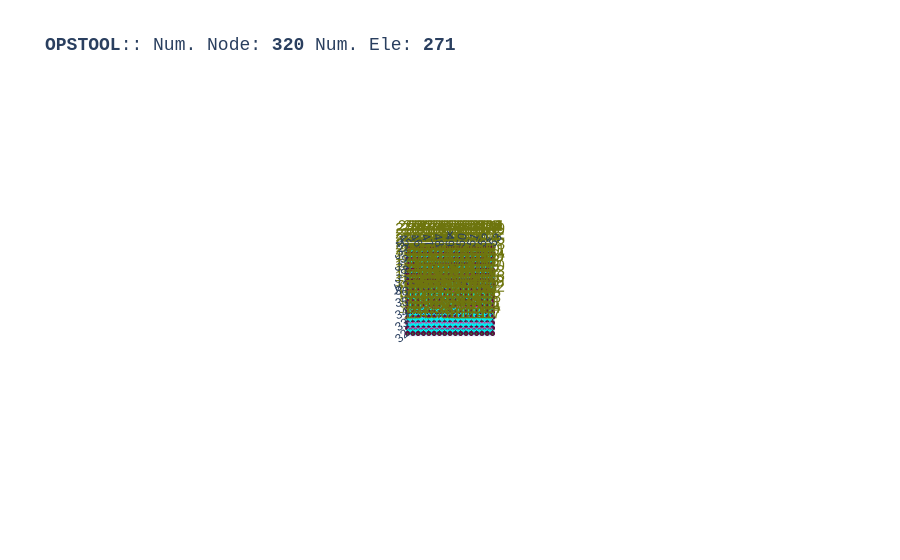

The notebook cell saved with this chart:
### Code cell
opst.vis.plotly.plot_model(show_node_numbering=True)

### Figure 1 — Plotly figure (JSON) as saved in the notebook; plotly's stock layout.template omitted (floating-point values rounded to 4 significant figures; data arrays with more than 128 entries replaced by an {"elided": "..."} marker saying what was removed)
{"data": [{"color": "#00FFFF", "hoverinfo": "skip", "i": {"elided": "512 int values"}, "j": {"elided": "512 int values"}, "k": {"elided": "512 int values"}, "name": "FourNodeQuad", "opacity": 1, "type": "mesh3d", "x": {"elided": "1024 float values"}, "y": {"elided": "1024 float values"}, "z": {"elided": "1024 float values"}}, {"connectgaps": false, "hoverinfo": "skip", "line": {"color": "black", "width": 1}, "mode": "lines", "name": "Edge", "type": "scatter3d", "x": {"elided": "1536 float values"}, "y": {"elided": "1536 float values"}, "z": {"elided": "1536 float values"}}, {"connectgaps": false, "hoverinfo": "skip", "line": {"color": "#0652ff", "width": 5}, "mode": "lines", "name": "DispBeamColumn2d", "type": "scatter3d", "x": [45.25, 45.75, NaN, 45.75, 46.25, NaN, 46.25, 46.75, NaN, 46.75, 47.25, NaN, 47.25, 47.75, NaN, 47.75, 48.25, NaN, 48.25, 48.75, NaN, 48.75, 49.25, NaN, 49.25, 49.75, NaN, 49.75, 50.25, NaN, 50.25, 50.75, NaN, 50.75, 51.25, NaN, 51.25, 51.75, NaN, 51.75, 52.25, NaN, 52.25, 52.75, NaN], "y": [40.25, 40.25, NaN, 40.25, 40.25, NaN, 40.25, 40.25, NaN, 40.25, 40.25, NaN, 40.25, 40.25, NaN, 40.25, 40.25, NaN, 40.25, 40.25, NaN, 40.25, 40.25, NaN, 40.25, 40.25, NaN, 40.25, 40.25, NaN, 40.25, 40.25, NaN, 40.25, 40.25, NaN, 40.25, 40.25, NaN, 40.25, 40.25, NaN, 40.25, 40.25, NaN], "z": [0.0, 0.0, NaN, 0.0, 0.0, NaN, 0.0, 0.0, NaN, 0.0, 0.0, NaN, 0.0, 0.0, NaN, 0.0, 0.0, NaN, 0.0, 0.0, NaN, 0.0, 0.0, NaN, 0.0, 0.0, NaN, 0.0, 0.0, NaN, 0.0, 0.0, NaN, 0.0, 0.0, NaN, 0.0, 0.0, NaN, 0.0, 0.0, NaN, 0.0, 0.0, NaN]}, {"customdata": {"elided": "256 str values"}, "hovertemplate": "%{customdata}", "marker": {"color": "#00FFFF", "size": 3, "symbol": "diamond-open"}, "mode": "markers", "name": "FourNodeQuad", "type": "scatter3d", "x": {"elided": "256 float values"}, "y": {"elided": "256 float values"}, "z": {"elided": "256 float values"}}, {"customdata": ["eleTag: 400<br>connectedNodes:<br> [290 291]", "eleTag: 401<br>connectedNodes:<br> [291 292]", "eleTag: 402<br>connectedNodes:<br> [292 293]", "eleTag: 403<br>connectedNodes:<br> [293 294]", "eleTag: 404<br>connectedNodes:<br> [294 295]", "eleTag: 405<br>connectedNodes:<br> [295 296]", "eleTag: 406<br>connectedNodes:<br> [296 297]", "eleTag: 407<br>connectedNodes:<br> [297 298]", "eleTag: 408<br>connectedNodes:<br> [298 299]", "eleTag: 409<br>connectedNodes:<br> [299 300]", "eleTag: 410<br>connectedNodes:<br> [300 301]", "eleTag: 411<br>connectedNodes:<br> [301 302]", "eleTag: 412<br>connectedNodes:<br> [302 303]", "eleTag: 413<br>connectedNodes:<br> [303 304]", "eleTag: 414<br>connectedNodes:<br> [304 305]"], "hovertemplate": "%{customdata}", "marker": {"color": "#0652ff", "size": 3, "symbol": "diamond-open"}, "mode": "markers", "name": "DispBeamColumn2d", "type": "scatter3d", "x": [45.5, 46.0, 46.5, 47.0, 47.5, 48.0, 48.5, 49.0, 49.5, 50.0, 50.5, 51.0, 51.5, 52.0, 52.5], "y": [40.25, 40.25, 40.25, 40.25, 40.25, 40.25, 40.25, 40.25, 40.25, 40.25, 40.25, 40.25, 40.25, 40.25, 40.25], "z": [0.0, 0.0, 0.0, 0.0, 0.0, 0.0, 0.0, 0.0, 0.0, 0.0, 0.0, 0.0, 0.0, 0.0, 0.0]}, {"customdata": {"elided": "320 str values"}, "hovertemplate": "x: %{x}<br>y: %{y}<br>z: %{z} <br>nodeTag: %{customdata}", "marker": {"color": "#580f41", "size": 3, "symbol": "circle"}, "mode": "markers", "name": "Nodes", "type": "scatter3d", "x": {"elided": "320 float values"}, "y": {"elided": "320 float values"}, "z": {"elided": "320 float values"}}, {"mode": "text", "name": "Node Tag", "text": {"elided": "320 str values"}, "textfont": {"color": "#6e750e", "size": 15}, "type": "scatter3d", "x": {"elided": "320 float values"}, "y": {"elided": "320 float values"}, "z": {"elided": "320 float values"}}, {"connectgaps": false, "hoverinfo": "skip", "line": {"color": "#15b01a", "width": 1}, "mode": "lines", "name": "BC", "type": "scatter3d", "x": {"elided": "340 float values"}, "y": {"elided": "340 float values"}, "z": {"elided": "340 float values"}}, {"connectgaps": false, "hoverinfo": "skip", "line": {"color": "#FF1493", "width": 2.5}, "mode": "lines", "name": "mp constraint", "type": "scatter3d", "x": [45.0, 53.0, NaN, 45.0, 53.0, NaN, 45.0, 53.0, NaN, 45.0, 53.0, NaN, 45.0, 53.0, NaN, 45.0, 53.0, NaN, 45.0, 53.0, NaN, 45.0, 53.0, NaN, 45.0, 53.0, NaN, 45.0, 53.0, NaN, 45.0, 53.0, NaN, 45.0, 53.0, NaN, 45.0, 53.0, NaN, 45.0, 53.0, NaN, 45.0, 53.0, NaN, 45.0, 53.0, NaN], "y": [32.5, 32.5, NaN, 33.0, 33.0, NaN, 33.5, 33.5, NaN, 34.0, 34.0, NaN, 34.5, 34.5, NaN, 35.0, 35.0, NaN, 35.5, 35.5, NaN, 36.0, 36.0, NaN, 36.5, 36.5, NaN, 37.0, 37.0, NaN, 37.5, 37.5, NaN, 38.0, 38.0, NaN, 38.5, 38.5, NaN, 39.0, 39.0, NaN, 39.5, 39.5, NaN, 40.0, 40.0, NaN], "z": [0.0, 0.0, NaN, 0.0, 0.0, NaN, 0.0, 0.0, NaN, 0.0, 0.0, NaN, 0.0, 0.0, NaN, 0.0, 0.0, NaN, 0.0, 0.0, NaN, 0.0, 0.0, NaN, 0.0, 0.0, NaN, 0.0, 0.0, NaN, 0.0, 0.0, NaN, 0.0, 0.0, NaN, 0.0, 0.0, NaN, 0.0, 0.0, NaN, 0.0, 0.0, NaN, 0.0, 0.0, NaN]}], "layout": {"autosize": true, "font": {"family": "Arial, sans-serif"}, "scene": {"aspectmode": "data", "camera": {"eye": {"x": 0, "y": -0.1, "z": 10}}, "dragmode": "pan", "xaxis": {"showbackground": false}, "yaxis": {"showbackground": false}, "zaxis": {"showbackground": true, "showgrid": true, "showticklabels": false, "ticks": "", "title": {"text": ""}, "visible": true}}, "showlegend": false, "title": {"font": {"family": "courier", "size": 18}, "text": "<b>OPSTOOL</b>:: Num. Node: <b>320</b> Num. Ele: <b>271</b>"}}}
